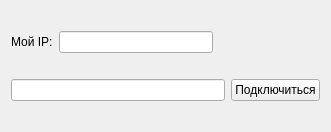
<?xml version="1.0" encoding="UTF-8"?>
<ui version="4.0">
 <class>MainWindow</class>
 <widget class="QMainWindow" name="MainWindow">
  <property name="geometry">
   <rect>
    <x>0</x>
    <y>0</y>
    <width>331</width>
    <height>132</height>
   </rect>
  </property>
  <property name="minimumSize">
   <size>
    <width>331</width>
    <height>132</height>
   </size>
  </property>
  <property name="maximumSize">
   <size>
    <width>331</width>
    <height>132</height>
   </size>
  </property>
  <property name="cursor">
   <cursorShape>ArrowCursor</cursorShape>
  </property>
  <property name="windowTitle">
   <string>Influence</string>
  </property>
  <widget class="QWidget" name="centralWidget">
   <layout class="QGridLayout" name="gridLayout">
    <item row="1" column="0" colspan="4">
     <widget class="QLineEdit" name="peerID">
      <property name="text">
       <string/>
      </property>
     </widget>
    </item>
    <item row="0" column="0">
     <widget class="QLabel" name="label">
      <property name="text">
       <string>Мой IP:</string>
      </property>
     </widget>
    </item>
    <item row="1" column="4">
     <widget class="QPushButton" name="connectToPeer">
      <property name="text">
       <string>Подключиться</string>
      </property>
     </widget>
    </item>
    <item row="0" column="1">
     <widget class="QLineEdit" name="myIP">
      <property name="readOnly">
       <bool>true</bool>
      </property>
     </widget>
    </item>
   </layout>
  </widget>
 </widget>
 <layoutdefault spacing="6" margin="11"/>
 <resources/>
 <connections/>
</ui>
